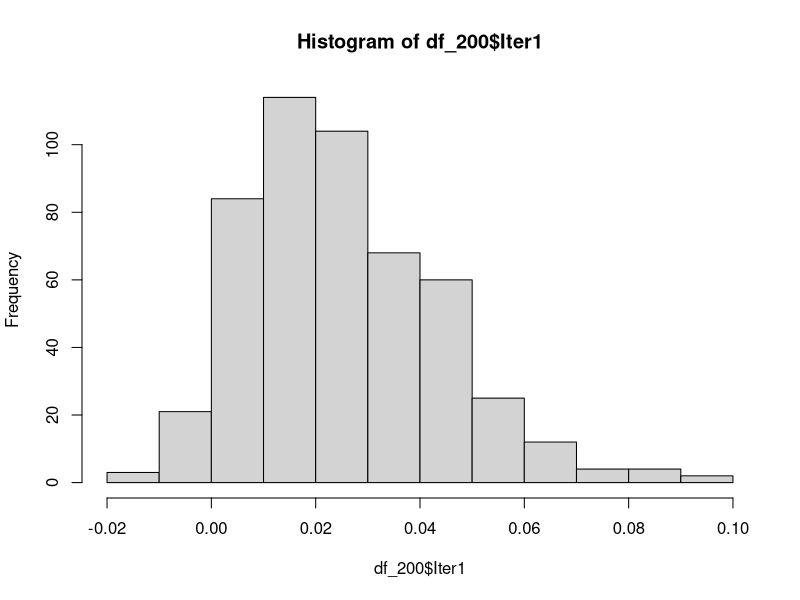
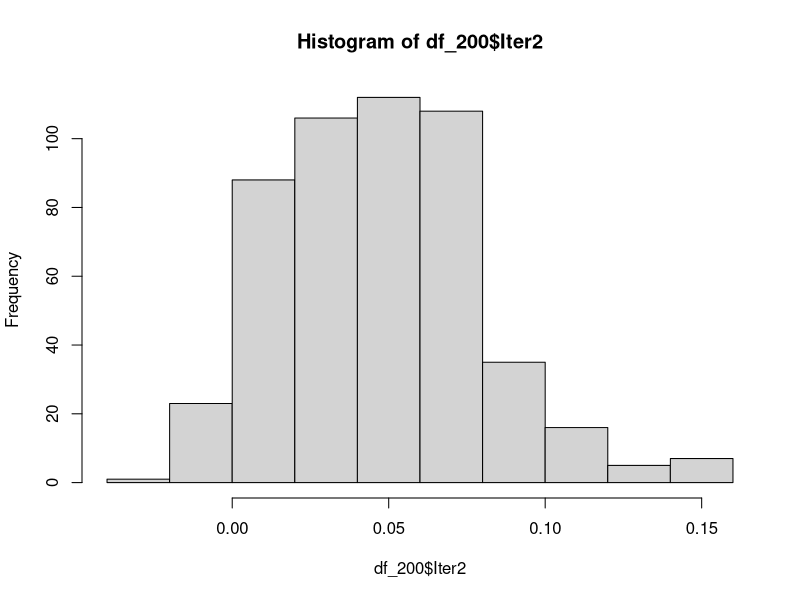
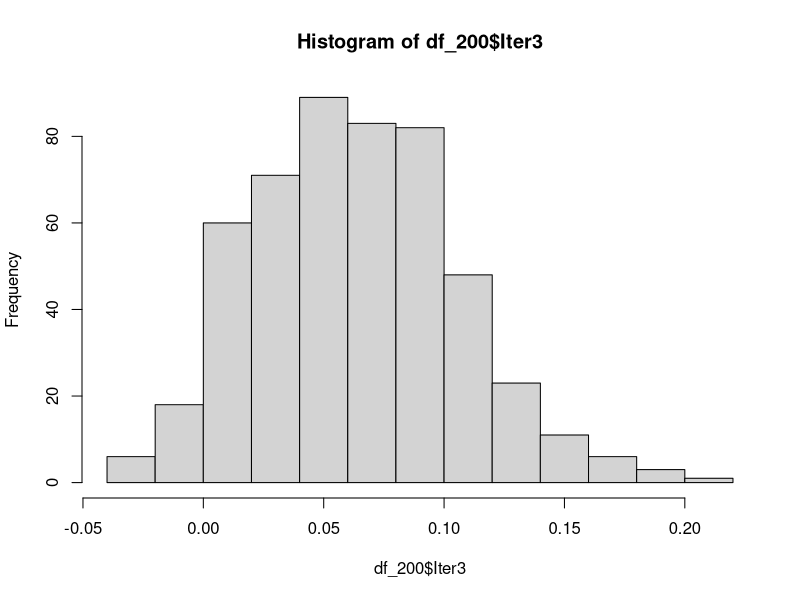
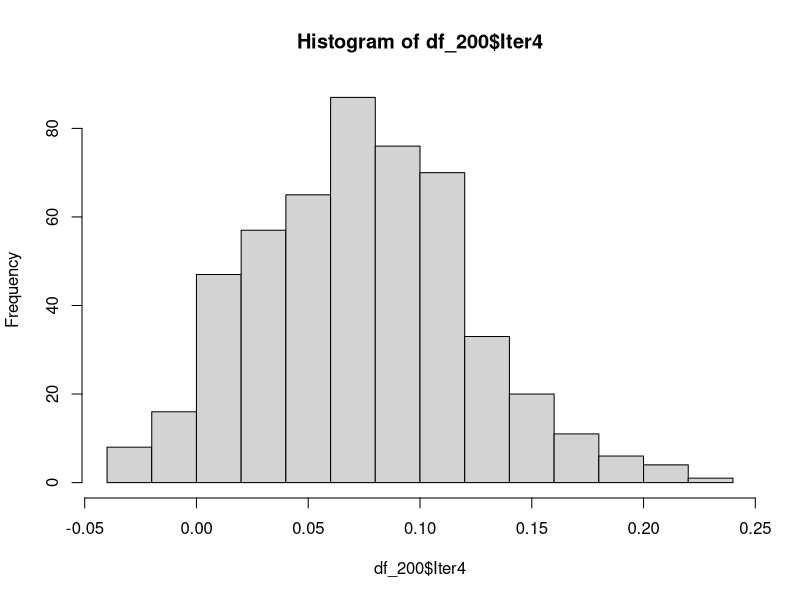
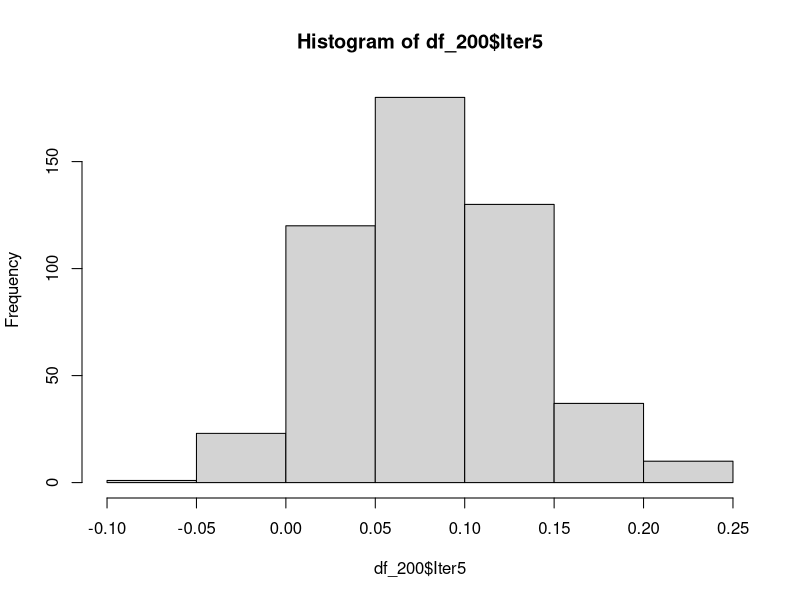
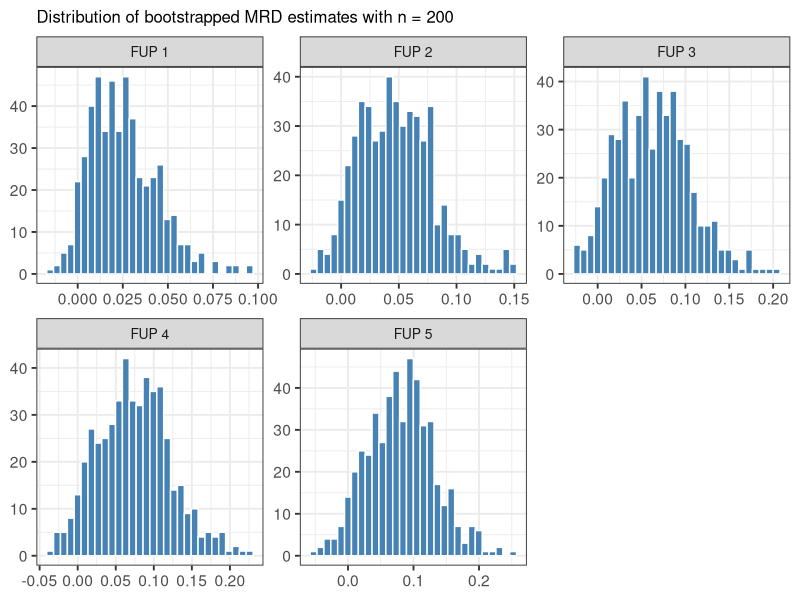
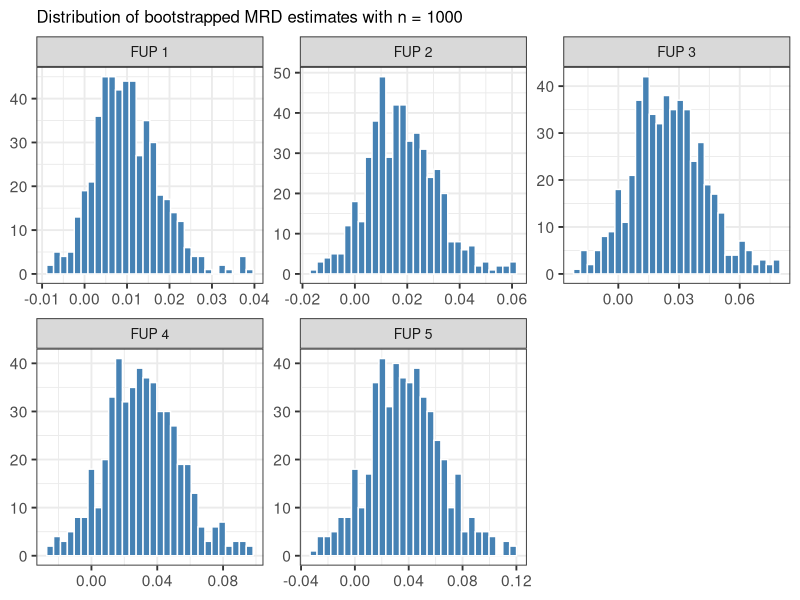
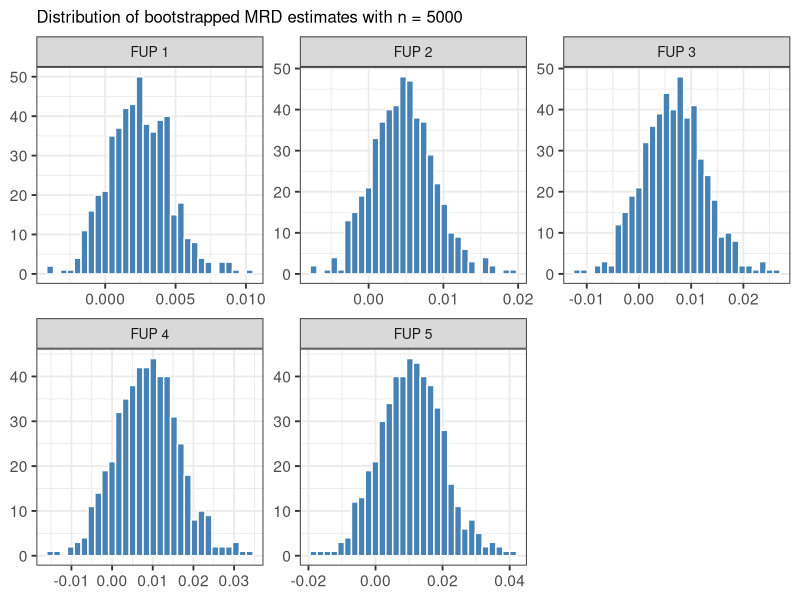

These charts were generated, in order, by the following R code:
library(tidyverse)
library(ggplot2)

df_200 <- read.csv("Additionals/out/BS_sample_200.csv")

hist(df_200$Iter1)
hist(df_200$Iter2)
hist(df_200$Iter3)
hist(df_200$Iter4)
hist(df_200$Iter5)

colnames(df_200) <- paste0("FUP ", 1:5)

# Reshape to long format
df_long_200 <- df_200 %>%
  pivot_longer(cols = everything(),
               names_to = "FUP",
               values_to = "Value")

ggplot(df_long_200, aes(x = Value)) +
  geom_histogram(bins = 30, fill = "steelblue", color = "white") +
  facet_wrap(~ FUP, scales = "free") +
  theme_bw(base_size = 14) +
  labs(title = "Distribution of bootstrapped MRD estimates with n = 200",
       x = NULL, y = NULL) +
  theme(
    plot.title = element_text(size = 12),
    strip.text = element_text(size = 10),  
    axis.title = element_blank()           
  )

ggsave(filename = "Additionals/out/plot_BSdist_200.png", width = 10, height = 6, dpi = 300)


df_1000 <- read.csv("Additionals/out/BS_sample_1000.csv")

colnames(df_1000) <- paste0("FUP ", 1:5)

# Reshape to long format
df_long_1000 <- df_1000 %>%
  pivot_longer(cols = everything(),
               names_to = "FUP",
               values_to = "Value")

ggplot(df_long_1000, aes(x = Value)) +
  geom_histogram(bins = 30, fill = "steelblue", color = "white") +
  facet_wrap(~ FUP, scales = "free") +
  theme_bw(base_size = 14) +
  labs(title = "Distribution of bootstrapped MRD estimates with n = 1000",
       x = NULL, y = NULL) +
  theme(
    plot.title = element_text(size = 12),
    strip.text = element_text(size = 10),  
    axis.title = element_blank()           
  )

ggsave(filename = "Additionals/out/plot_BSdist_1000.png", width = 10, height = 6, dpi = 300)


df_5000 <- read.csv("Additionals/out/BS_sample_5000.csv")

colnames(df_5000) <- paste0("FUP ", 1:5)

df_long_5000 <- df_5000 %>%
  pivot_longer(cols = everything(),
               names_to = "FUP",
               values_to = "Value")

ggplot(df_long_5000, aes(x = Value)) +
  geom_histogram(bins = 30, fill = "steelblue", color = "white") +
  facet_wrap(~ FUP, scales = "free") +
  theme_bw(base_size = 14) +
  labs(title = "Distribution of bootstrapped MRD estimates with n = 5000",
       x = NULL, y = NULL) +
  theme(
    plot.title = element_text(size = 12),
    strip.text = element_text(size = 10),  
    axis.title = element_blank()           
  )



ggsave(filename = "Additionals/out/plot_BSdist_5000.png", width = 10, height = 6, dpi = 300)
